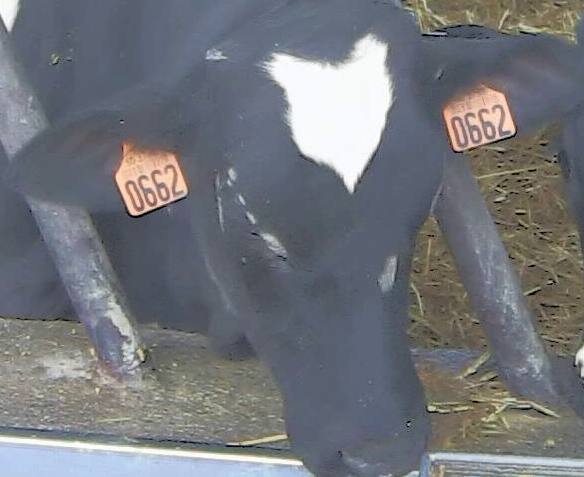
#> input picture Vacas/FUERA/0662.png, 584 x 477 px, given as the content of the folder images/, which was not available
$ python eigenfaces.py
#> lines starting #> are read from the running program, lines starting #| are printed output that depends on the picture; pictures that were not available may be replaced by others from this repository, and a replacement may not be noted
import cv2
import argparse
import os
import imutils
import copy
import numpy as np

carpeta = 'images/'
size_images = (250, 250)
def train_model():
    peopleList = os.listdir(carpeta)
    labels = []
    facesData = []
    label = 0
    for nameDir in peopleList:
        personPath = carpeta + nameDir
        for fileName in os.listdir(personPath):
            labels.append(label)
            img=cv2.imread(personPath + '/' + fileName,0)
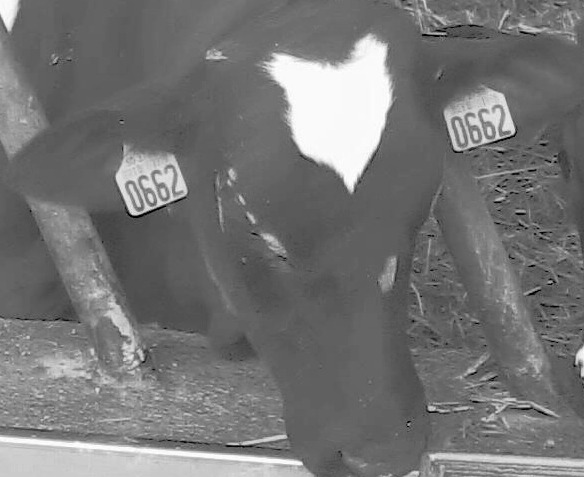
#> img: shape (477, 584); min 0, max 255, mean 116.6
            resized = cv2.resize(img, size_images, interpolation=cv2.INTER_AREA)
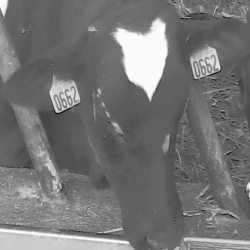
#> resized: shape (250, 250); min 14, max 253, mean 116.6
            facesData.append(resized)
        label = label + 1
    # face_recognizer = cv2.face.LBPHFaceRecognizer_create()
    face_recognizer = cv2.face.EigenFaceRecognizer_create()
    face_recognizer.train(facesData, np.array(labels))
    face_recognizer.write('LBPH_model.xml')
    # face_recognizer.write('eigen_model.xml')


train_model()
imagePaths = os.listdir(carpeta)
# face_recognizer = cv2.face.LBPHFaceRecognizer_create()
face_recognizer = cv2.face.EigenFaceRecognizer_create()
face_recognizer.read('LBPH_model.xml')
# face_recognizer.read('eigen_model.xml')
for i in os.listdir('FUERA'):
    img = cv2.imread('FUERA/' + i)
#> img is the input picture: shape (477, 584, 3); mean B, G, R 122.6, 117.3, 114.4
    resized = cv2.resize(img, size_images)
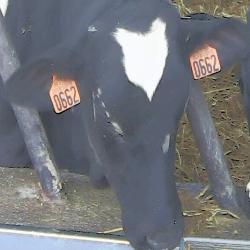
#> resized: shape (250, 250, 3); mean B, G, R 122.5, 117.2, 114.4
    gray = cv2.cvtColor(resized, cv2.COLOR_BGR2GRAY)
    result = face_recognizer.predict(gray)
#> result = (0, 0)
    print("PHOTO: ", i, "   PREDICTION: ", imagePaths[result[0]], " CONFIDENCE: ", result[1])
#| PHOTO:  0662.png    PREDICTION:  0662.png  CONFIDENCE:  0.0
#> pass 2 of the loop `for i in os.listdir('FUERA'):`:
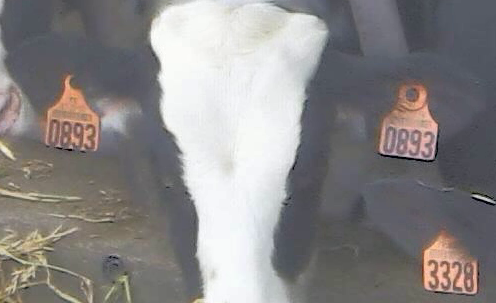
#> input picture Vacas/FUERA/0893.png, 496 x 303 px
#> img is the input picture: shape (303, 496, 3); mean B, G, R 133.9, 134.1, 136.8
#> `resized = cv2.resize(img, size_images)`:
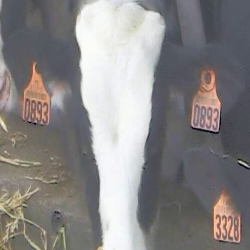
#> resized: shape (250, 250, 3); mean B, G, R 133.8, 134, 136.7
#> `gray = cv2.cvtColor(resized, cv2.COLOR_BGR2GRAY)`:
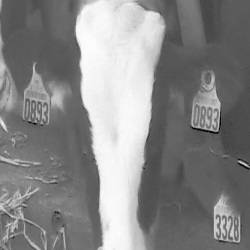
#> gray: shape (250, 250); min 1, max 254, mean 134.7
#| PHOTO:  0893.png    PREDICTION:  0662.png  CONFIDENCE:  0.0
#> pass 3 of the loop `for i in os.listdir('FUERA'):`:
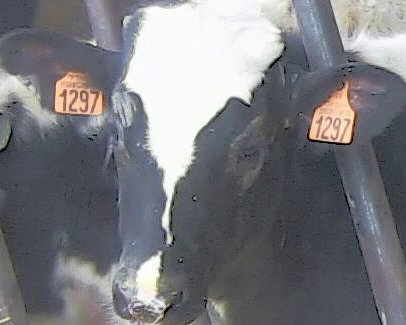
#> input picture Vacas/FUERA/1297.png, 406 x 325 px
#> img is the input picture: shape (325, 406, 3); mean B, G, R 126.3, 121.9, 121
#> `resized = cv2.resize(img, size_images)`:
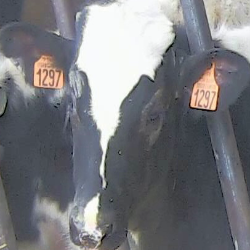
#> resized: shape (250, 250, 3); mean B, G, R 126.3, 121.8, 120.9
#> `gray = cv2.cvtColor(resized, cv2.COLOR_BGR2GRAY)`:
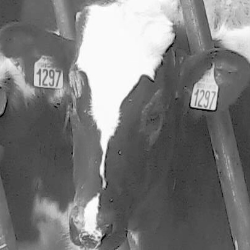
#> gray: shape (250, 250); min 2, max 254, mean 122
#| PHOTO:  1297.png    PREDICTION:  0662.png  CONFIDENCE:  0.0
#> the loop made 4 passes; the first 3 are shown
